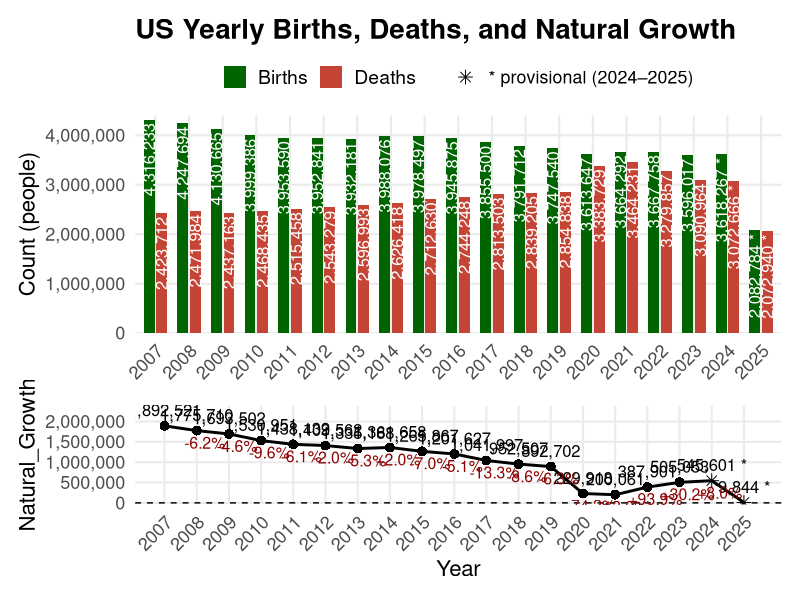

R code for this plot:
library(tidyverse)
library(scales)
library(patchwork)

# --- 1) Read monthly data ---
births_m <- read_csv("data/monthly_births_2007_2025.csv", show_col_types = FALSE) # Wonder data, final & provisional, grouped by Year/Month, merged by merge_monthly_natality_data.R
deaths_m <- read_csv("data/monthly_deaths_2007_2025.csv", show_col_types = FALSE) # Wonder data, final & provisional, grouped by Year/Month, merged by merge_monthly_mortality_data.R

# --- 2) Aggregate to yearly totals ---
births_y <- births_m %>% group_by(Year) %>% summarise(Births = sum(Births, na.rm = TRUE), .groups = "drop")
deaths_y <- deaths_m %>% group_by(Year) %>% summarise(Deaths = sum(Deaths, na.rm = TRUE), .groups = "drop")

# --- 3) Merge + compute natural growth ---
yearly <- births_y %>%
  full_join(deaths_y, by = "Year") %>%
  arrange(Year) %>%
  mutate(
    Births = replace_na(Births, 0L),
    Deaths = replace_na(Deaths, 0L),
    Natural_Growth = Births - Deaths
  )

# --- 4) Prepare data for plotting ---
bars_df <- yearly %>% pivot_longer(c(Births, Deaths), names_to = "Metric", values_to = "Count")

# Years with provisional values
provisional_years <- 2024:2025


# YoY % change for natural growth (skip first year and divide-by-zero cases)
growth_df <- yearly %>%
  arrange(Year) %>%
  mutate(
    pct_change = (Natural_Growth - lag(Natural_Growth)) / abs(lag(Natural_Growth)),
    pct_label = ifelse(
      is.na(pct_change) | is.infinite(pct_change),
      "",
      paste0(ifelse(pct_change > 0, "+", ""), percent(pct_change, accuracy = 0.1))
    )
  ) %>%
  select(Year, Natural_Growth, pct_label)
growth_df <- growth_df %>%
  mutate(
    status = ifelse(Year %in% provisional_years, "Provisional", "Final"),
    ng_label = paste0(comma(Natural_Growth), ifelse(Year %in% provisional_years, " *", ""))
  )


# --- 5) Plot: births & deaths (bars with vertical labels inside) ---
p1 <- ggplot(bars_df, aes(x = factor(Year), y = Count, fill = Metric)) +
  geom_col(position = position_dodge(width = 0.75), width = 0.65) +
  geom_text(
    aes(label = paste0(comma(Count), ifelse(Year %in% provisional_years, " *", ""))),
    position = position_dodge(width = 0.75),
    angle = 90, hjust = 1.05, color = "white", size = 4.2
  ) +

  scale_y_continuous(labels = label_comma(), expand = expansion(mult = c(0, 0.02))) +
  scale_fill_manual(values = c("Births" = "#006400", "Deaths" = "#C44536")) +
  labs(
    title = "US Yearly Births, Deaths, and Natural Growth",
    y = "Count (people)", x = NULL, fill = NULL
  ) +
  theme_minimal(base_size = 16) +
  theme(
    plot.title = element_text(face = "bold", size = 20, margin = margin(b = 6)),
    plot.subtitle = element_text(size = 14, margin = margin(b = 10)),
    axis.text.x = element_text(angle = 45, hjust = 1, size = 13),
    axis.text.y = element_text(size = 13),
    legend.position = "top",
    legend.text = element_text(size = 14),
    panel.grid.minor = element_blank()
  )

# --- Fit linear model on 2007–2019 and build predictions to 2025 ---
fit_df <- yearly %>% filter(Year >= 2007, Year <= 2019)
lm_ng <- lm(Natural_Growth ~ Year, data = fit_df)

pred_df <- tibble(Year = 2007:2025) %>%
  mutate(NG_trend = predict(lm_ng, newdata = cur_data_all()))
pred_hist <- pred_df %>% filter(Year <= 2019)   # solid part
pred_proj <- pred_df %>% filter(Year >= 2020)   # dashed projection

# Update the ymax to include the projection too
max_growth_all <- max(growth_df$Natural_Growth, pred_df$NG_trend, na.rm = TRUE)

# --- 6) Plot: natural growth with value + YoY% label + trend & projection ---

p2 <- ggplot(growth_df, aes(x = Year, y = Natural_Growth)) +
  geom_hline(yintercept = 0, linewidth = 0.5, linetype = "dashed") +
  geom_line(linewidth = 1, color = "black") +
  geom_point(aes(shape = status), size = 3, color = "black") +  # <- creates the legend
  # trend + projection (unchanged) ...
  geom_text(aes(label = ng_label), vjust = -0.8, size = 4.2) +  # <- value label with *
  geom_text(
    aes(label = pct_label),
    color = "#8B0000",
    position = position_nudge(x = 0.25),
    vjust = 1.5,
    size = 4.0
  ) +
  scale_x_continuous(breaks = growth_df$Year) +
  scale_y_continuous(labels = label_comma(),
                     limits = c(min(growth_df$Natural_Growth, na.rm = TRUE) - 50000, max_growth_all + 500000),
                     expand = c(0, 0)) +
  # ⭐ Legend text explicitly says "* provisional (2020–2025)"
  scale_shape_manual(
    name = NULL,
    values = c("Final" = 16, "Provisional" = 8),      # 16 = solid dot, 8 = star
    breaks = "Provisional",
    labels = c("Provisional" = "* provisional (2024–2025)")
  ) +
  theme_minimal(base_size = 16) +
  theme(
    legend.position = "top",
    panel.grid.minor = element_blank(),
    axis.text.x = element_text(angle = 45, hjust = 1, size = 13),
    axis.text.y = element_text(size = 13),
    plot.caption = element_text(size = 12, hjust = 0)
  )




# --- 7) Combine vertically ---
final_plot <- (p1 / p2) + plot_layout(heights = c(2.2, 1), guides = "collect")
final_plot & theme(legend.position = "top")

# Optional save
# ggsave("data/yearly_births_deaths_growth_labeled.png", fi
